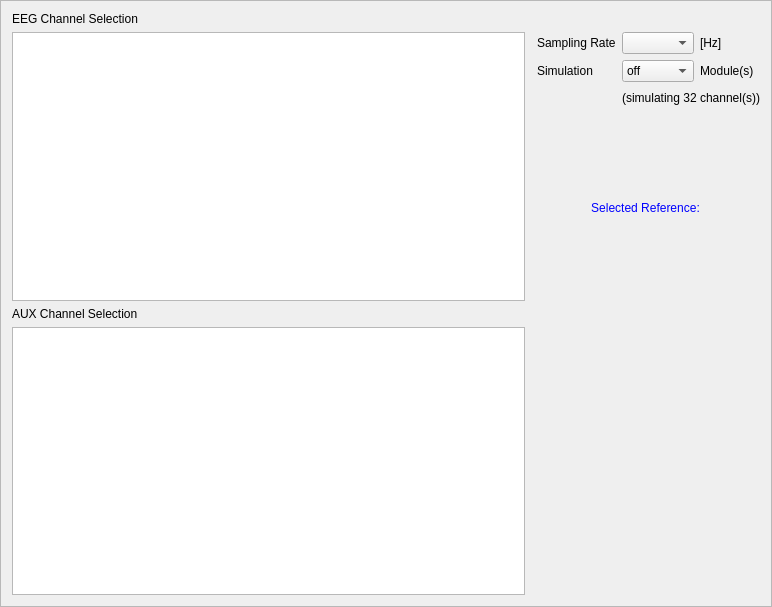
<?xml version="1.0" encoding="UTF-8"?>
<ui version="4.0">
 <class>frmActiChampConfig</class>
 <widget class="QFrame" name="frmActiChampConfig">
  <property name="geometry">
   <rect>
    <x>0</x>
    <y>0</y>
    <width>772</width>
    <height>607</height>
   </rect>
  </property>
  <property name="windowTitle">
   <string>Amplifier</string>
  </property>
  <property name="frameShape">
   <enum>QFrame::StyledPanel</enum>
  </property>
  <property name="frameShadow">
   <enum>QFrame::Raised</enum>
  </property>
  <layout class="QGridLayout" name="gridLayout">
   <item row="0" column="0">
    <widget class="QLabel" name="label">
     <property name="text">
      <string>EEG Channel Selection</string>
     </property>
    </widget>
   </item>
   <item row="1" column="0">
    <widget class="QTableView" name="tableViewChannels">
     <property name="editTriggers">
      <set>QAbstractItemView::AnyKeyPressed|QAbstractItemView::DoubleClicked|QAbstractItemView::EditKeyPressed|QAbstractItemView::SelectedClicked</set>
     </property>
     <property name="alternatingRowColors">
      <bool>true</bool>
     </property>
     <attribute name="horizontalHeaderCascadingSectionResizes">
      <bool>false</bool>
     </attribute>
     <attribute name="horizontalHeaderStretchLastSection">
      <bool>true</bool>
     </attribute>
     <attribute name="verticalHeaderVisible">
      <bool>false</bool>
     </attribute>
    </widget>
   </item>
   <item row="3" column="0">
    <widget class="QTableView" name="tableViewAux">
     <property name="editTriggers">
      <set>QAbstractItemView::AnyKeyPressed|QAbstractItemView::DoubleClicked|QAbstractItemView::EditKeyPressed|QAbstractItemView::SelectedClicked</set>
     </property>
     <property name="alternatingRowColors">
      <bool>true</bool>
     </property>
     <property name="selectionMode">
      <enum>QAbstractItemView::ExtendedSelection</enum>
     </property>
     <attribute name="horizontalHeaderStretchLastSection">
      <bool>true</bool>
     </attribute>
     <attribute name="verticalHeaderVisible">
      <bool>false</bool>
     </attribute>
    </widget>
   </item>
   <item row="2" column="0">
    <widget class="QLabel" name="label_4">
     <property name="text">
      <string>AUX Channel Selection</string>
     </property>
    </widget>
   </item>
   <item row="1" column="1">
    <layout class="QVBoxLayout" name="verticalLayout">
     <item>
      <layout class="QGridLayout" name="gridLayout_2">
       <property name="leftMargin">
        <number>6</number>
       </property>
       <property name="rightMargin">
        <number>6</number>
       </property>
       <item row="0" column="1">
        <widget class="QComboBox" name="comboBoxSampleRate"/>
       </item>
       <item row="0" column="0">
        <widget class="QLabel" name="label_2">
         <property name="text">
          <string>Sampling Rate</string>
         </property>
        </widget>
       </item>
       <item row="0" column="2">
        <widget class="QLabel" name="label_3">
         <property name="text">
          <string>[Hz]</string>
         </property>
        </widget>
       </item>
       <item row="1" column="0">
        <widget class="QLabel" name="label_5">
         <property name="text">
          <string>Simulation</string>
         </property>
        </widget>
       </item>
       <item row="1" column="1">
        <widget class="QComboBox" name="comboBoxEmulation">
         <item>
          <property name="text">
           <string>off</string>
          </property>
         </item>
         <item>
          <property name="text">
           <string>1</string>
          </property>
         </item>
         <item>
          <property name="text">
           <string>2</string>
          </property>
         </item>
         <item>
          <property name="text">
           <string>3</string>
          </property>
         </item>
         <item>
          <property name="text">
           <string>4</string>
          </property>
         </item>
         <item>
          <property name="text">
           <string>5</string>
          </property>
         </item>
        </widget>
       </item>
       <item row="1" column="2">
        <widget class="QLabel" name="label_6">
         <property name="text">
          <string>Module(s)</string>
         </property>
        </widget>
       </item>
      </layout>
     </item>
     <item>
      <layout class="QHBoxLayout" name="horizontalLayout">
       <item>
        <spacer name="horizontalSpacer">
         <property name="orientation">
          <enum>Qt::Horizontal</enum>
         </property>
         <property name="sizeType">
          <enum>QSizePolicy::Preferred</enum>
         </property>
         <property name="sizeHint" stdset="0">
          <size>
           <width>40</width>
           <height>20</height>
          </size>
         </property>
        </spacer>
       </item>
       <item>
        <widget class="QLabel" name="label_Simulated">
         <property name="text">
          <string>(simulating 32 channel(s))</string>
         </property>
         <property name="alignment">
          <set>Qt::AlignRight|Qt::AlignTrailing|Qt::AlignVCenter</set>
         </property>
         <property name="margin">
          <number>5</number>
         </property>
        </widget>
       </item>
      </layout>
     </item>
     <item>
      <spacer name="verticalSpacer">
       <property name="orientation">
        <enum>Qt::Vertical</enum>
       </property>
       <property name="sizeHint" stdset="0">
        <size>
         <width>20</width>
         <height>40</height>
        </size>
       </property>
      </spacer>
     </item>
     <item>
      <widget class="QLabel" name="label_Reference">
       <property name="palette">
        <palette>
         <active>
          <colorrole role="WindowText">
           <brush brushstyle="SolidPattern">
            <color alpha="255">
             <red>0</red>
             <green>0</green>
             <blue>255</blue>
            </color>
           </brush>
          </colorrole>
         </active>
         <inactive>
          <colorrole role="WindowText">
           <brush brushstyle="SolidPattern">
            <color alpha="255">
             <red>0</red>
             <green>0</green>
             <blue>255</blue>
            </color>
           </brush>
          </colorrole>
         </inactive>
         <disabled>
          <colorrole role="WindowText">
           <brush brushstyle="SolidPattern">
            <color alpha="255">
             <red>120</red>
             <green>120</green>
             <blue>120</blue>
            </color>
           </brush>
          </colorrole>
         </disabled>
        </palette>
       </property>
       <property name="text">
        <string>Selected Reference:</string>
       </property>
       <property name="alignment">
        <set>Qt::AlignCenter</set>
       </property>
      </widget>
     </item>
     <item>
      <spacer name="verticalSpacer_2">
       <property name="orientation">
        <enum>Qt::Vertical</enum>
       </property>
       <property name="sizeHint" stdset="0">
        <size>
         <width>20</width>
         <height>40</height>
        </size>
       </property>
      </spacer>
     </item>
    </layout>
   </item>
  </layout>
 </widget>
 <resources/>
 <connections/>
</ui>
